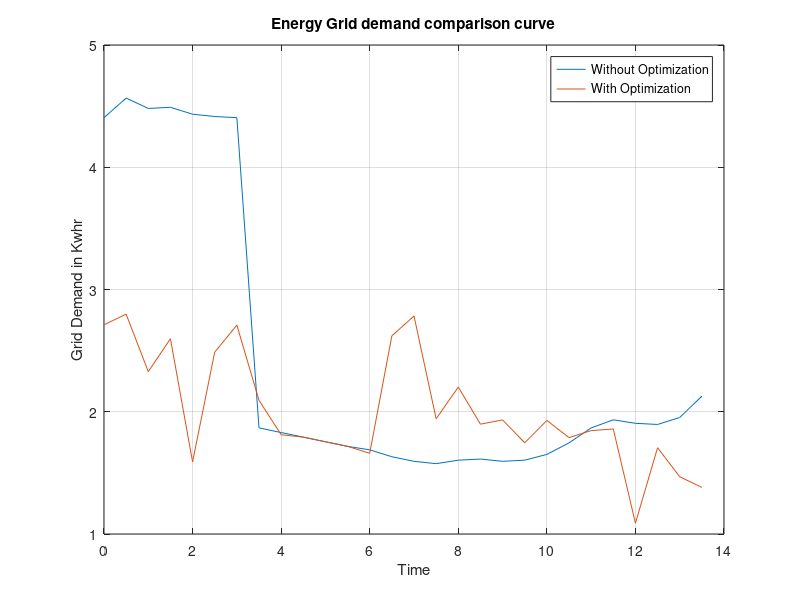

MATLAB code for this plot:
bp1=[-1.4515 3.7202 3.2495 -0.4211 0.5138 -0.4088 2.5714 -1.2155 -2.4577 0.2387 3.9377 -3.5891 2.9884 4.7521 1.5966 0.8434 2.7935 -1.2133 -0.8841 0.7054 -2.4292 -0.4390 0.0941 -2.6951];

bp2=[1.2406 0.3841 -0.6282 1.0360 1.9452 -0.5125 2.1012 0.3542 0.3232 3.7982 -1.8558 3.4615 1.9710 -0.3405 0.6249 -1.7308 1.3714 -0.7060 0.9401 2.4691 -3.3259 -1.2803 -0.4955 -0.3452];

bp3=[5.4999 -0.9956 -0.5663 4.6212 3.7876 1.5395 2.5201 -1.6724 -0.9824 5.1236 -1.5434 0.2796 2.2708 -1.3253 0.9628 1.1296 -1.2004 -0.8721 1.3671 -1.7229 -1.6127 2.4786 -0.7021 -3.0431];

bp4=[1.0045 -2.1109 -0.2811 3.7085 -1.0655 4.0989 4.4326 3.5243 1.0298 1.0964 1.0919 1.7347 -1.6285 -0.8672 0.9261 -0.5108 -0.1116 2.6343 -0.8541 -0.1812 0.2413 -3.3556 -0.1479 -3.6089];

bp5=[3.1533 3.4558 -0.3017 3.8477 -2.8085 0.9562 0.6927 2.0246 -1.5794 -2.0568 5.4987 -0.4386 4.3104 -0.8739 -0.8431 -2.5644 -0.0664 0.8122 4.2481 -2.7544 -2.0990 -1.1769 0.5382 -1.1749];

bp6=[0.6328 -0.8028 -0.9890 2.9224 0.3078 -1.7896 -0.2408 -0.0298 4.7362 3.9217 3.3871 2.0878 1.0452 1.7399 0.9795 0.5742 -0.1007 -3.3345 -1.0192 2.0025 -2.1207 -0.1374 -2.0999 -0.8726];

bp7=[2.8588 2.0469 2.2740 -2.2996 -2.3546 1.4680 -0.6776 -0.0716 0.4387 0.5001 4.7146 2.1299 1.6760 0.3134 -0.3575 1.4184 -0.9162 0.8483 -0.7857 2.0028 -1.7315 -0.2921 -1.7396 -0.6639];

bp8=[1.1482 3.0562 -0.2674 -1.7453 -2.9963 4.3301 2.6266 -0.0175 -0.4760 3.8908 3.4201 -0.9552 0.1774 -0.4499 1.7849 1.1326 1.3681 0.3152 -0.8711 -0.9779 -1.5391 0.1463 -0.7164 -1.5843];
    
bp9=[-0.9967 3.4438 3.0149 -1.4147 -2.7641 3.0515 2.0220 -1.9655 0.9536 3.4764 2.6462 0.5366 0.0604 -0.7413 0.7789 -0.3358 1.1364 3.1408 -2.3165 -2.0524 -0.3715 1.6065 -1.7821 -0.3275];

bp10=[3.0267 2.4457 1.4335 1.8834 -1.4475 -1.2747 0.0118 3.5836 -2.3478 -0.2132 2.4754 2.0994 -0.9075 3.4994 0.3223 2.8877 1.2875 -0.7659 -0.2657 -0.9876 -1.3448 -1.3549 -2.6408 -0.6059];

bp=(bp1+bp2+bp3+bp4+bp5+bp6+bp7+bp8+bp9+bp10)/20

bpFinal=2*[0.8058 0.7322 0.3469 0.6069 -0.3441 0.5729 0.8030 0.2257 -0.0181 0 0 0 0 0.9888 1.1886 0.3673 0.5982 0.2853 0.3388 0.1422 0.2781 0.0430 -0.0221 -0.0748 -0.8167 -0.1902 -0.4846 -0.7461];

loadDemand=[3.811 4.132 3.962 3.981 3.868 3.83 3.811 3.736 3.66 3.585 3.509 3.434 3.321 3.264 3.189 3.151 3.208 3.226 3.189 3.208 3.302 3.491 3.736 3.868 3.811 3.792 3.906 4.255];

OP_demand=bpFinal+loadDemand;

x = 0:0.5:13.5;
y1 = [8.811 9.132 8.962 8.981 8.868 8.83 8.811 3.736 3.66 3.585 3.509 3.434 3.377 3.264 3.189 3.151 3.208 3.226 3.189 3.208 3.302 3.491 3.736 3.868 3.811 3.792 3.906 4.255];
plot(x,y1/2)
title('Energy Grid demand comparison curve')

hold on

plot(x,OP_demand/2)

xlabel('Time');
ylabel('Grid Demand in Kwhr');
legend('Without Optimization', 'With Optimization');
grid on;

hold off